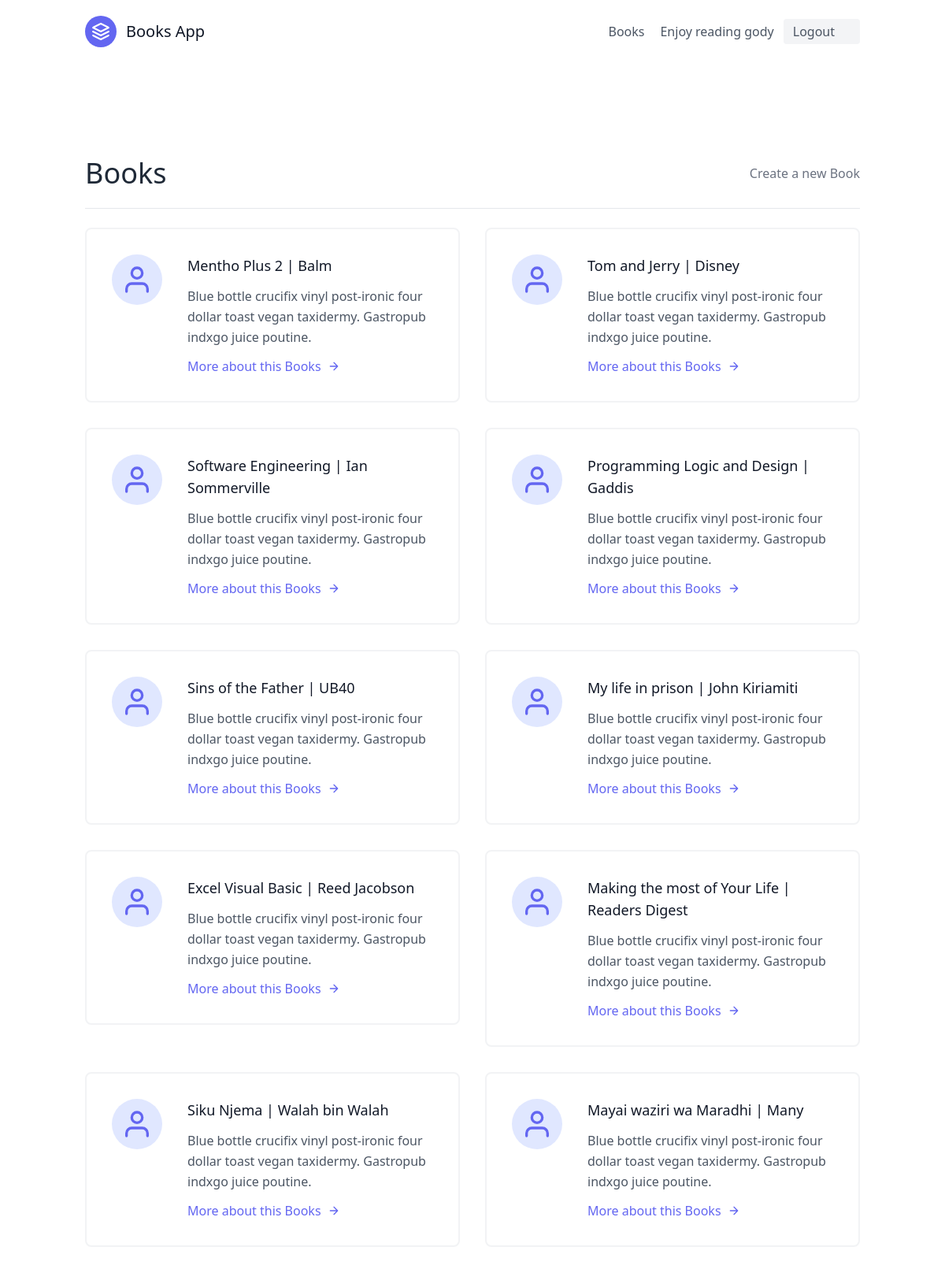
The page /books/books/ (signed in) on the database as committed earlier.
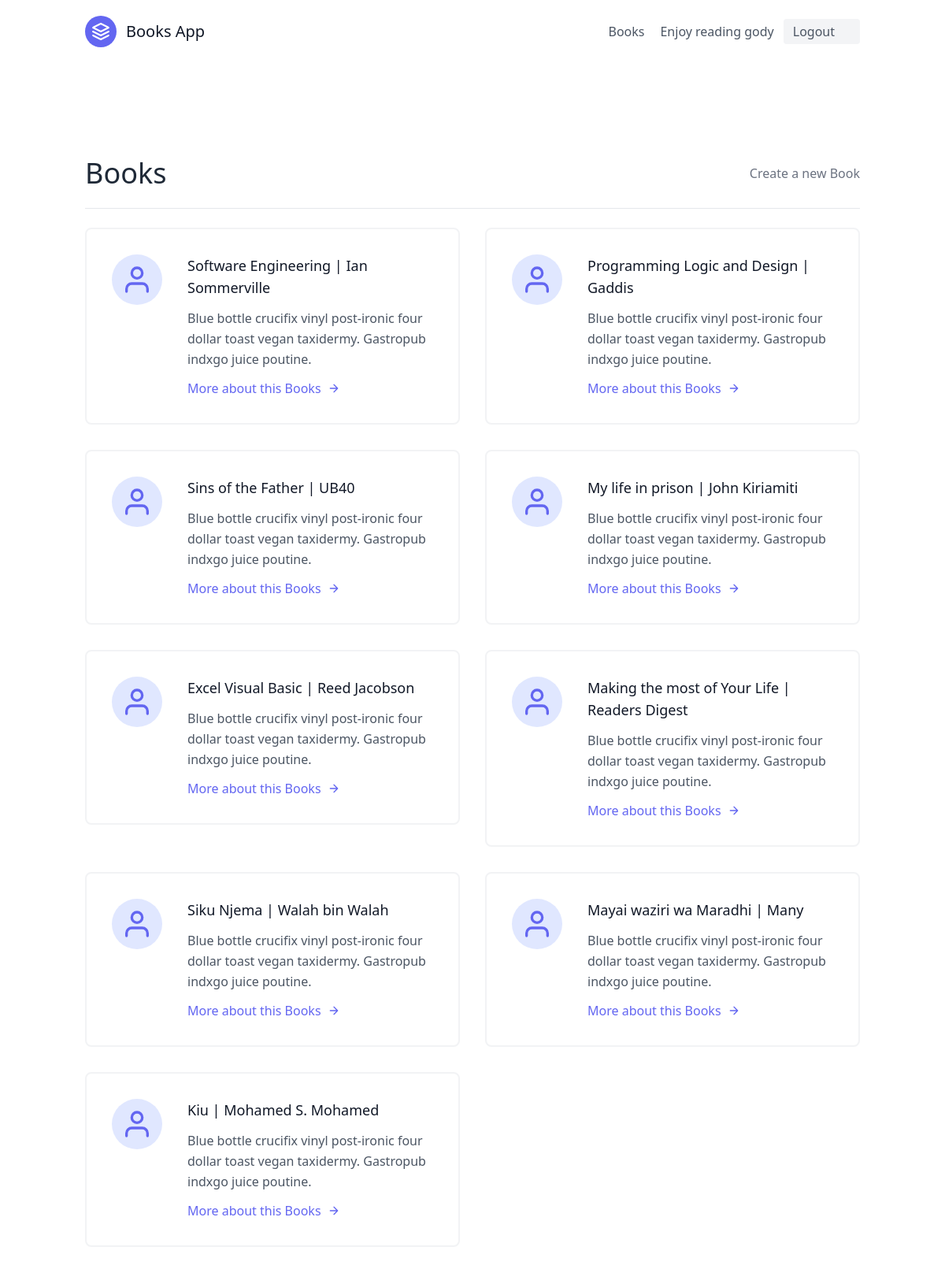
The same page on the database as committed later.
### home/models.py (models this page shows, shortened)
class User(AbstractUser):
	pass

class Book(models.Model):
    Book_Title = models.CharField(max_length=255)
    ISBN_Number = models.IntegerField()
    DatePublished = models.DateField()
    category = models.CharField(max_length=255)
    author = models.CharField(max_length=255)
    status = models.BooleanField(default=False)

### home/views.py (the view)
# urls.py: path('books/', BookListView.as_view(), name='book-list'),
class BookListView(LoginRequiredMixin, ListView):
    template_name = 'books.html'
    queryset = Book.objects.all()
    context_object_name = 'books'

### templates/books.html
{% extends 'base.html' %}
{% load static %}
{% block content %}
    <section class="text-gray-600 body-font">
        <div class="container px-5 py-24 mx-auto flex flex-wrap">
            <div class="w-full mb-6 py-6 flex justify-between items-center border-b border-gray-200">
                <div>
                    <h1 class="text-4xl text-gray-800">Books</h1>
                </div>
                <div>
                    <a class="text-gray-500 hover:text-blue-500" href="{% url 'books:create-book' %}">Create a new Book</a>
                </div>
            </div>
        <div class="flex flex-wrap -m-4">
            {% for book in books %}
                <div class="p-4 lg:w-1/2 md:w-full">
                    <div class="flex border-2 rounded-lg border-gray-200 border-opacity-50 p-8 sm:flex-row flex-col">
                        <div class="w-16 h-16 sm:mr-8 sm:mb-0 mb-4 inline-flex items-center justify-center rounded-full bg-indigo-100 text-indigo-500 flex-shrink-0">
                        <svg fill="none" stroke="currentColor" stroke-linecap="round" stroke-linejoin="round" stroke-width="2" class="w-10 h-10" viewBox="0 0 24 24">
                            <path d="M20 21v-2a4 4 0 00-4-4H8a4 4 0 00-4 4v2"></path>
                            <circle cx="12" cy="7" r="4"></circle>
                        </svg>
                        </div>
                            <div class="flex-grow">
                            <h2 class="text-gray-900 text-lg title-font font-medium mb-3">{{ book.Book_Title }} |  {{ book.author}}</h2>
                            <p class="leading-relaxed text-base">
                                Blue bottle crucifix vinyl post-ironic four dollar toast vegan taxidermy. Gastropub indxgo juice poutine.</p>
                            <a href=" {% url 'books:book-details' book.pk  %}" class="mt-3 text-indigo-500 inline-flex items-center">More about this Books
                                <svg fill="none" stroke="currentColor" stroke-linecap="round" stroke-linejoin="round" stroke-width="2" class="w-4 h-4 ml-2" viewBox="0 0 24 24">
                                <path d="M5 12h14M12 5l7 7-7 7"></path>
                                </svg>
                            </a>
                            </div>
                    </div>
                </div>
            {% endfor %}
        </div>
        </div>
    </section>
{% endblock %}

### templates/base.html (shortened to what this page needs)
{% load static %}
<!DOCTYPE html>
<html>
<head>
	<link href="https://unpkg.com/tailwindcss@^2/dist/tailwind.min.css" rel="stylesheet">
</head>
<body>
	{% include 'navbar.html' %}
{% block content %}
{% endblock content %}
</body>
</html>

### templates/navbar.html (shortened to what this page needs)
<header class="text-gray-600 body-font">
    <div class="container mx-auto flex flex-wrap p-5 flex-col md:flex-row items-center">
      <a  href="{% url 'landing-page' %}" class="flex title-font font-medium items-center text-gray-900 mb-4 md:mb-0">
        <svg xmlns="http://www.w3.org/2000/svg" fill="none" stroke="currentColor" stroke-linecap="round" stroke-linejoin="round" stroke-width="2" class="w-10 h-10 text-white p-2 bg-indigo-500 rounded-full" viewBox="0 0 24 24">
          <path d="M12 2L2 7l10 5 10-5-10-5zM2 17l10 5 10-5M2 12l10 5 10-5"></path>
        </svg>
        <span class="ml-3 text-xl">Books App</span>
      </a>
      <nav class="md:ml-auto flex flex-wrap items-center text-base justify-center">
        <a href="{% url 'books:book-list'%}" class="mr-5 hover:text-gray-900">Books</a>
      </nav>
      {% if request.user.is_authenticated %}
        Enjoy reading {{request.user.username}}
        <a href="{% url 'logout' %}" class="ml-3 inline-flex items-center bg-gray-100 border-0 py-1 px-3 focus:outline-none hover:bg-gray-200 rounded text-base mt-4 md:mt-0">
          Logout
          <svg fill="none" stroke="currentColor" stroke-linecap="round" stroke-linejoin="round" stroke-width="2" class="w-4 h-4 ml-1" viewBox="0 0 24 24">
          </svg>
        </a>
      {% endif %}
    </div>
  </header>

Rows that differ between the two databases and show on the page:
removed Book: Book_Title "Mentho Plus 2", author "Balm"
removed Book: Book_Title "Tom and Jerry", author "Disney"
added Book: Book_Title "Kiu", author "Mohamed S. Mohamed"
